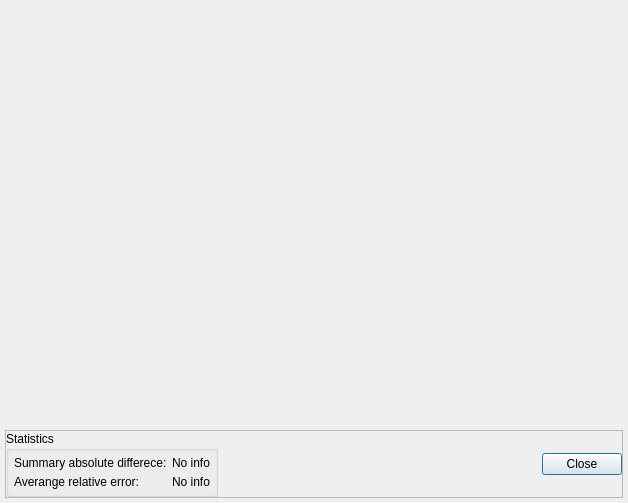
<?xml version="1.0" encoding="UTF-8"?>
<ui version="4.0">
 <class>CResultsDialog</class>
 <widget class="QDialog" name="CResultsDialog">
  <property name="geometry">
   <rect>
    <x>0</x>
    <y>0</y>
    <width>628</width>
    <height>503</height>
   </rect>
  </property>
  <property name="windowTitle">
   <string>CResultsDialog</string>
  </property>
  <layout class="QVBoxLayout" name="verticalLayout" stretch="1,1,0">
   <property name="spacing">
    <number>5</number>
   </property>
   <property name="margin">
    <number>5</number>
   </property>
   <item>
    <widget class="QwtPlot" name="plot"/>
   </item>
   <item>
    <widget class="QwtPlot" name="plotRelativeError"/>
   </item>
   <item>
    <widget class="QFrame" name="frmTools">
     <property name="sizePolicy">
      <sizepolicy hsizetype="Expanding" vsizetype="Maximum">
       <horstretch>0</horstretch>
       <verstretch>0</verstretch>
      </sizepolicy>
     </property>
     <property name="frameShape">
      <enum>QFrame::StyledPanel</enum>
     </property>
     <property name="frameShadow">
      <enum>QFrame::Plain</enum>
     </property>
     <layout class="QHBoxLayout" name="horizontalLayout">
      <property name="spacing">
       <number>5</number>
      </property>
      <property name="margin">
       <number>0</number>
      </property>
      <item>
       <widget class="QGroupBox" name="gbStats">
        <property name="title">
         <string>Statistics</string>
        </property>
        <layout class="QFormLayout" name="formLayout_2">
         <property name="fieldGrowthPolicy">
          <enum>QFormLayout::AllNonFixedFieldsGrow</enum>
         </property>
         <property name="horizontalSpacing">
          <number>5</number>
         </property>
         <property name="verticalSpacing">
          <number>5</number>
         </property>
         <property name="margin">
          <number>5</number>
         </property>
         <item row="0" column="0">
          <widget class="QLabel" name="lbAbsoluteDifferenceDesc">
           <property name="text">
            <string>Summary absolute differece:</string>
           </property>
          </widget>
         </item>
         <item row="0" column="1">
          <widget class="QLabel" name="lbAbsoluteDifference">
           <property name="text">
            <string>No info</string>
           </property>
          </widget>
         </item>
         <item row="1" column="0">
          <widget class="QLabel" name="lbAverangeRelativeErrorDesc">
           <property name="text">
            <string>Averange relative error:</string>
           </property>
          </widget>
         </item>
         <item row="1" column="1">
          <widget class="QLabel" name="lbAverangeRelativeError">
           <property name="text">
            <string>No info</string>
           </property>
          </widget>
         </item>
        </layout>
       </widget>
      </item>
      <item>
       <spacer name="horizontalSpacer_2">
        <property name="orientation">
         <enum>Qt::Horizontal</enum>
        </property>
        <property name="sizeHint" stdset="0">
         <size>
          <width>40</width>
          <height>20</height>
         </size>
        </property>
       </spacer>
      </item>
      <item>
       <widget class="QPushButton" name="pushButton">
        <property name="text">
         <string>Close</string>
        </property>
       </widget>
      </item>
     </layout>
    </widget>
   </item>
  </layout>
 </widget>
 <layoutdefault spacing="6" margin="11"/>
 <customwidgets>
  <customwidget>
   <class>QwtPlot</class>
   <extends>QFrame</extends>
   <header>qwt_plot.h</header>
  </customwidget>
 </customwidgets>
 <resources/>
 <connections>
  <connection>
   <sender>pushButton</sender>
   <signal>clicked()</signal>
   <receiver>CResultsDialog</receiver>
   <slot>reject()</slot>
   <hints>
    <hint type="sourcelabel">
     <x>574</x>
     <y>288</y>
    </hint>
    <hint type="destinationlabel">
     <x>3</x>
     <y>243</y>
    </hint>
   </hints>
  </connection>
 </connections>
</ui>
